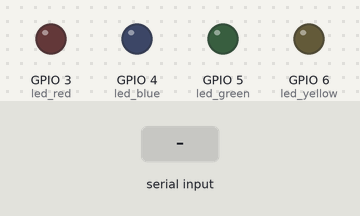
The sketch below on a simulated ESP32. Shown: output pins drawn as LEDs (lit = HIGH). The inputs (shaded band) are chosen by the test bench. Nothing arrives over Bluetooth unless stated; what the sketch prints to the serial monitor is not drawn.

Above: at 2.2 s.
2.3 s: "1" received over the second serial link
At 3.0 s:
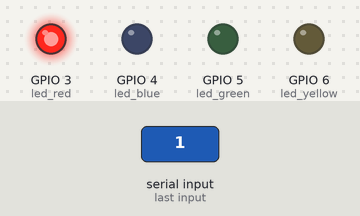
3.8 s: "3" received over the second serial link
At 4.5 s:
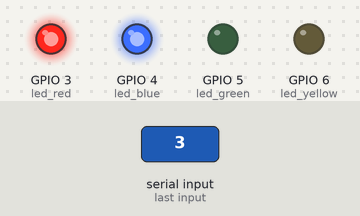
5.3 s: "2" received over the second serial link
At 6.4 s:
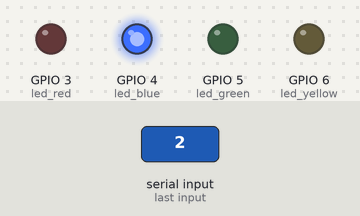
6.8 s: "5" received over the second serial link
At 7.9 s:
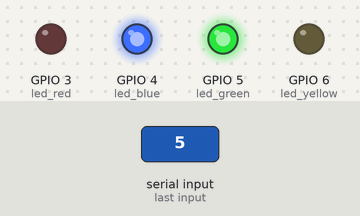
8.3 s: "4" received over the second serial link
At 8.7 s:
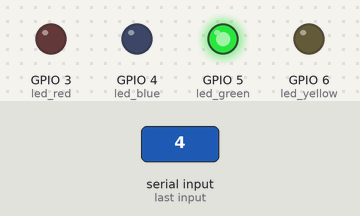
9.8 s: "7" received over the second serial link
At 10.2 s:
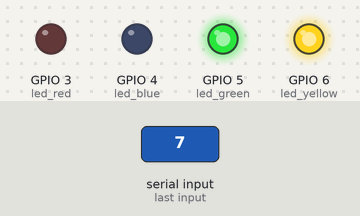
Timing chart, 0 to 12.3 s (numbered marks = the images above; inputs shaded):
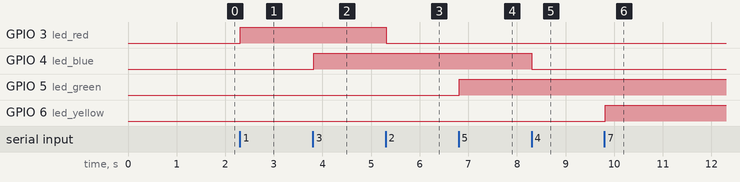

The sketch:

06._Bluetooth_led_control.ino
```cpp
/******************************************************************************************
 * FileName     : 06._Bluetooth_led_control
 * Description  : 블루투스를 이용하여 LED를 켰다 껐다 해 보기
 * Author       : 이인정
 * Created Date : 2021.06.02
 * Reference    :
 * Modified     : 2021.06.02 : LIJ : 헤더 수정
 * Modified     : 2021.06.03 : WDW : 작동하지 않는 코드 수정
 * Modified     : 2021.06.11 : WDW : 반복되는 if -> else if 로 변경
 * Modified     : 2021.12.16 : LEH : 소스 크린징
******************************************************************************************/

// 시리얼 통신으로 제어
#include "BluetoothSerial.h"

#define led_red D2                      // 빨강 LED
#define led_blue D3                     // 파랑 LED
#define led_green D4                    // 초록 LED
#define led_yellow D5                   // 노랑 LED

BluetoothSerial SerialBT;

char names[] = "your_name";              // 자신의 이름을 적어주세요
void setup() {
  Serial.begin(115200);                  // 통신 속도

  pinMode(led_red, OUTPUT);              // 핀 모드 설정
  pinMode(led_blue, OUTPUT);             // 핀 모드 설정
  pinMode(led_green, OUTPUT);            // 핀 모드 설정
  pinMode(led_yellow, OUTPUT);           // 핀 모드 설정

  SerialBT.begin(names);                 // 자신의 이름을 적어주세요 !

  while(!SerialBT.connected(1000)) {
  Serial.println("연결되지 않았습니다.");
  }
  delay(1000);                            // 제대로 연결이 되어야하니 잠시 대기

  String message = names + String(" : 연결에 성공했습니다!");
  Serial.println(message);                // 시리얼에 연결에 성공했다고 출력
  SerialBT.println(message.c_str());      // 연결된 블루투스에 성공했다고 전송
}


void loop() {
  char cmd = -1;

  if(SerialBT.available()){               // 입력받은 값을 저장하고 입력 받은 값 출력
    cmd =(char)SerialBT.read();
    Serial.print("입력값 = ");
    Serial.println(cmd);
  }

  if(cmd == '1'){                         // 1 입력되었을 때 빨강 LED 켜기
    Serial.println("빨강 온 !!!!");
    digitalWrite(led_red, HIGH);
  }
  else if(cmd == '2'){                    // 2 입력되었을 때 빨강 LED 끄기
    Serial.println("빨강 오프 !!");
    digitalWrite(led_red, LOW);
  }
  else if(cmd == '3'){                    // 3 입력되었을 때 파랑 LED 켜기
    Serial.println("파랑 온 !!!!");
    digitalWrite(led_blue, HIGH);
  }
  else if(cmd == '4'){                    // 4 입력되었을 때 파랑 LED 끄기
    Serial.println("파랑 오프 !!");
    digitalWrite(led_blue, LOW);
  }
  else if(cmd == '5'){                    // 5 입력되었을 때 초록 LED 켜기
    Serial.println("초록 온 !!!!");
    digitalWrite(led_green, HIGH);
  }
  else if(cmd == '6'){                    // 6 입력되었을 때 초록 LED 끄기
    Serial.println("초록 오프 !!");
    digitalWrite(led_green, LOW);
  }
  else if(cmd == '7'){                    // 7 입력되었을 때 노랑 LED 켜기
    Serial.println("노랑 온 !!!!");
    digitalWrite(led_yellow, HIGH);
  }
  else if(cmd == '8'){                    // 9 입력되었을 때 노랑 LED 끄기
    Serial.println("노랑 오프 !!");
    digitalWrite(led_yellow, LOW);
  }
  else if(cmd == '9')
  {
    Serial.println("모두 오프 !!");
    digitalWrite(led_red, LOW);
    digitalWrite(led_blue, LOW);
    digitalWrite(led_green, LOW);
    digitalWrite(led_yellow, LOW);
  }
  else
  {
    //그 외에는 아무것도 하지 않음
  }
  delay(20);                              // 0.02초 대기
}

//=========================================================================================
//
// (주)한국공학기술연구원 http://et.ketri.re.kr
//
//=========================================================================================
```

Measured:
- after the input at 2.3 s, GPIO 3 (led_red): LOW → HIGH at once
- after the input at 3.8 s, GPIO 4 (led_blue): LOW → HIGH at once
- after the input at 5.3 s, GPIO 3 (led_red): HIGH → LOW at once
- after the input at 6.8 s, GPIO 5 (led_green): LOW → HIGH at once
- after the input at 8.3 s, GPIO 4 (led_blue): HIGH → LOW at once
- after the input at 9.8 s, GPIO 6 (led_yellow): LOW → HIGH at once
